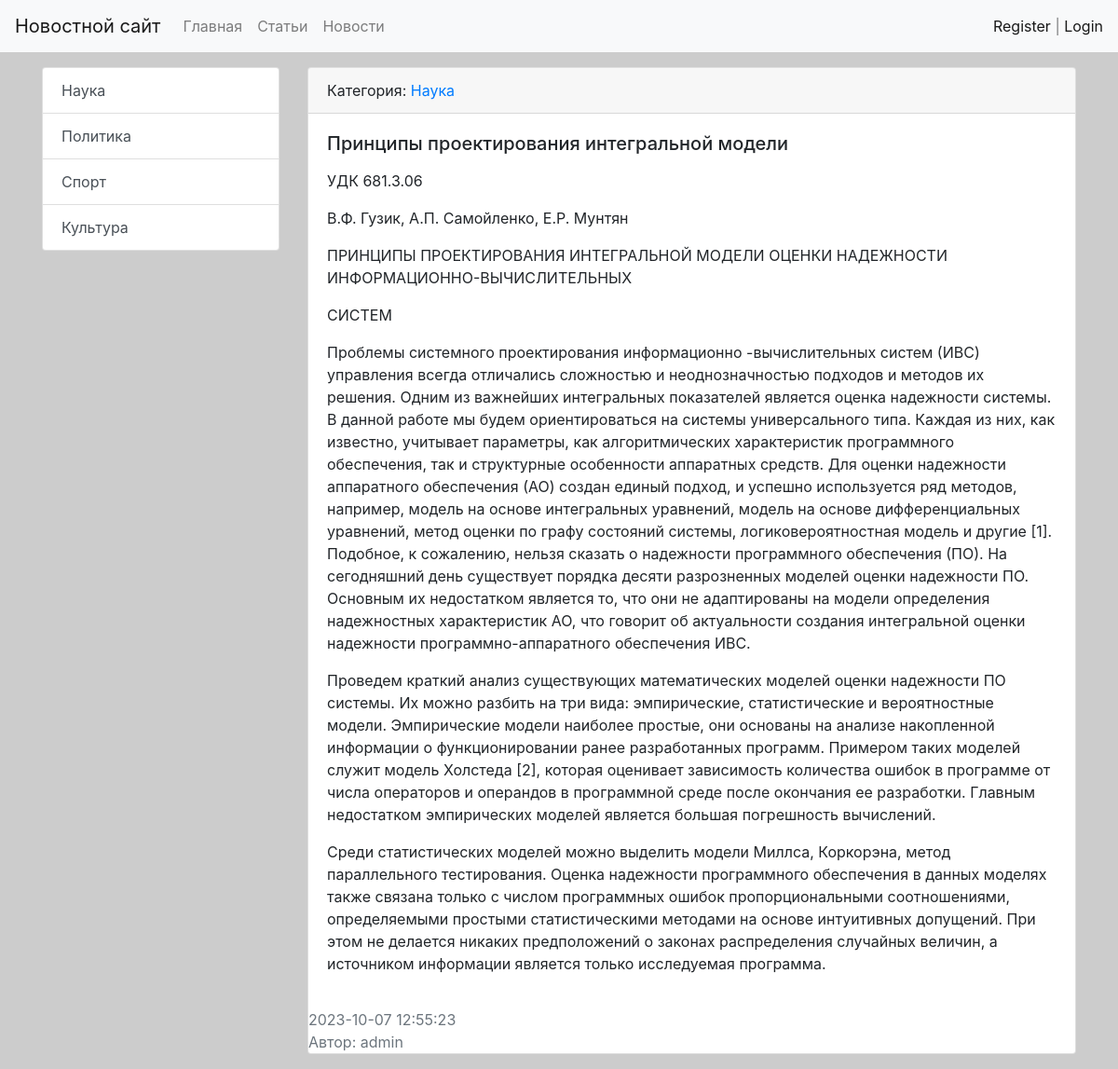
The page /news/21/ on the database its author committed.
### news/models.py (models this page shows, shortened)
class Category(models.Model):
    name = models.CharField(max_length=64, unique=True)
    def get_absolute_url(self):
        return reverse('category', kwargs={'category_id': self.pk})
    def __str__(self):
        return self.name.title()

class Post(models.Model):
    NEWS = 'NW'
    ARTICLE = 'AR'
    CATEGORY_CHOICES = [
        (NEWS, 'Новость'),
        (ARTICLE, 'Статья'),
    ]
    author = models.ForeignKey(Author, on_delete=models.CASCADE)
    title = models.CharField(max_length=128)
    type_category = models.CharField(max_length=2, choices=CATEGORY_CHOICES, default=ARTICLE)
    content = models.TextField()
    category = models.ForeignKey(Category, on_delete=models.CASCADE)
    publish = models.DateTimeField(default=timezone.now)
    created = models.DateTimeField(auto_now_add=True)
    updated = models.DateTimeField(auto_now=True)
    rating = models.SmallIntegerField(default=0)
    class Meta:
        ordering = ['-publish']
        indexes = [
            models.Index(fields=['publish'])
        ]

class Author(models.Model):
    author_user = models.OneToOneField(User, on_delete=models.CASCADE)
    author_rating = models.SmallIntegerField(default=0)
    def __str__(self):
        return self.author_user.username

### users/models.py (models this page shows)
class User(AbstractUser):
    image = models.ImageField(upload_to='users_images', null=True, blank=True)

### news/views.py (the view)
# urls.py: path('news/<int:news_id>/', views.PostDetailView.as_view(), name='view_news'),
class PostDetailView(DetailView):
    model = Post
    template_name = 'news/view_news.html'
    context_object_name = 'post'
    pk_url_kwarg = 'news_id'

### news/templatetags/news_tags.py (called while the page is built)
@register.inclusion_tag('news/list_categories.html')
def show_categories():
    categories = Category.objects.all()
    return {'categories': categories}

### news/templates/news/view_news.html (shortened to what this page needs)
{% extends 'base.html' %}
{% block sidebar %}
{% include 'inc/_sidebar.html' %}
{% endblock %}
{% block content %}
<div class="card mb-3">
    <div class="card-header">
        Категория: <a href="{{ post.category.get_absolute_url }}">{{ post.category }}</a>
    </div>
    <div class="card-body">
        <h5 class="card-title">{{ post.title }}</h5>
        <p class="card-text">{{ post.content|safe|linebreaks }}</p>
    </div>
    <div class="class-footer text-muted">
        {{ post.created|date:"Y-m-d H:i:s" }}
        <br>
        Автор: {{ post.author }}
    </div>
</div>
{% endblock %}

### news/templates/news/list_categories.html
<div class="list-group">
  {% for item in categories %}
  <a href="{{ item.get_absolute_url }}" class="list-group-item list-group-item-action">{{ item.name }}</a>
  {% endfor %}
</div>

### static/css/style.css (style rules this page uses)
body { background-color: #ccc; }

### rows shown on the page
Category: name "Наука"
Category: name "Политика"
Category: name "Спорт"
Category: name "Культура"
Post: category "Наука", title "Принципы проектирования интегральной модели", content "УДК 681.3.06 В.Ф. Гузик, А.П. Самойленко, Е.Р. Мунтян ПРИНЦИПЫ ПРОЕКТИРОВАНИЯ ИНТЕГРАЛЬНОЙ МОДЕЛИ ОЦЕНКИ НАДЕЖНОСТИ ИНФОРМАЦИОННО-ВЫЧИСЛИТЕЛЬНЫХ СИСТЕМ Проблемы системного проектирования информационно -вычислительных систем (ИВС) управления всегда отличались сложностью и неоднозначностью подходов и методов их решения. Одним из важнейших интегральных показателей является оценка надежности системы. В данной работе мы будем ориентироваться на системы универсального типа. Каждая из них, как известно, учитывает параметры, как алгоритмических характеристик программного обеспечения, так и структурные особенности аппаратных средств. Для оценки надежности аппаратного обеспечения (АО) создан единый…", created "2023-10-07 12:55:23", author "admin"
